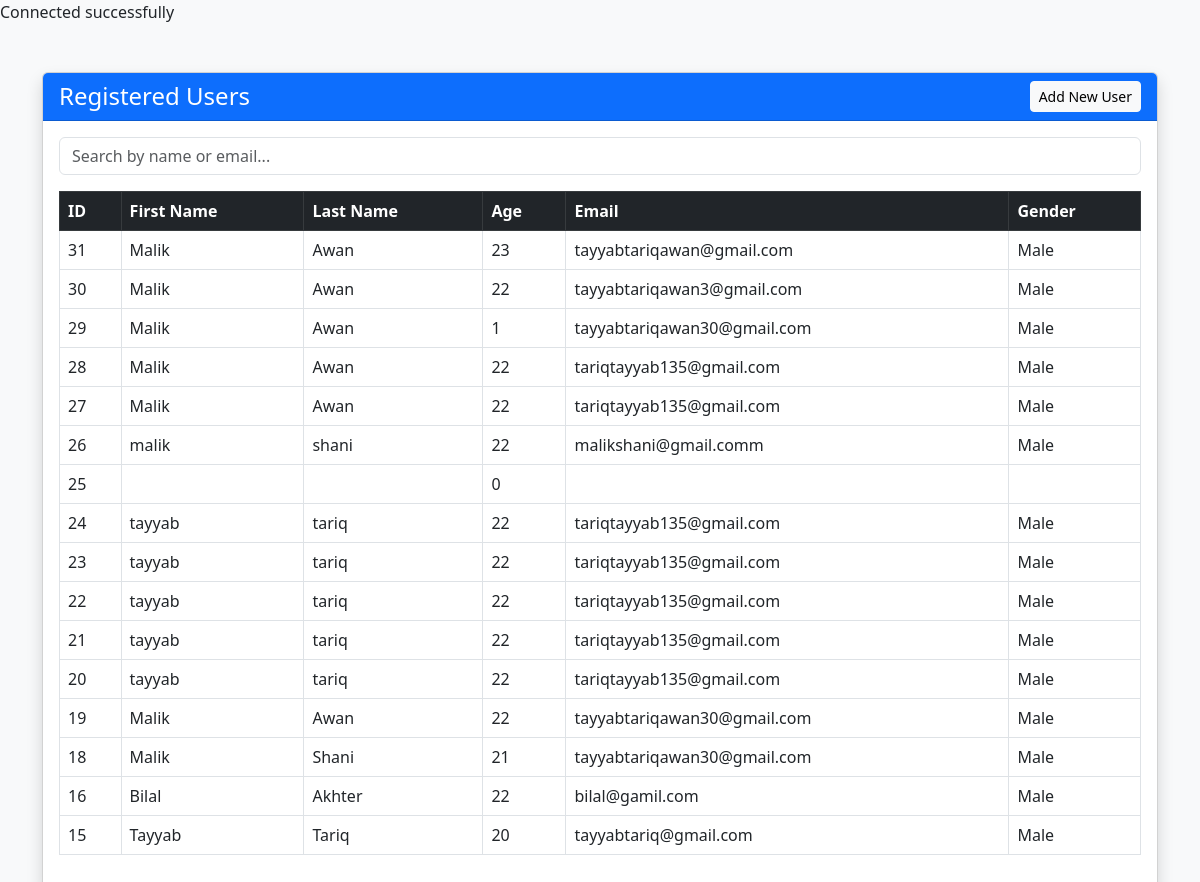
The app's page /admin.php with its own data.
### tables this page shows
CREATE TABLE `registration` (
  `ID` int(11) NOT NULL,
  `Firstname` varchar(20) NOT NULL,
  `Lastname` varchar(20) NOT NULL,
  `Age` int(10) NOT NULL,
  `Email` varchar(30) NOT NULL,
  `Gender` varchar(20) NOT NULL
);

### admin.php (the view, shortened to what this page needs)
<?php
include_once 'connect.php';
$sql = "SELECT * FROM registration ORDER BY id DESC";
$result = mysqli_query($conn, $sql);
?>
<!DOCTYPE html>
<html lang="en">
<head>
    <link href="https://cdn.jsdelivr.net/npm/bootstrap@5.3.0/dist/css/bootstrap.min.css" rel="stylesheet">
</head>
<body class="bg-light">
<div class="container mt-5">
    <div class="card shadow">
        <div class="card-header bg-primary text-white d-flex justify-content-between align-items-center">
            <h4 class="mb-0">Registered Users</h4>
            <a href="index.php" class="btn btn-light btn-sm">Add New User</a>
        </div>
        <div class="card-body">
            <div class="mb-3">
                <input type="text" id="userSearch" class="form-control" placeholder="Search by name or email...">
            </div>
            <div class="table-responsive">
                <table class="table table-hover table-bordered">
                    <thead class="table-dark">
                        <tr>
                            <th>ID</th>
                            <th>First Name</th>
                            <th>Last Name</th>
                            <th>Age</th>
                            <th>Email</th>
                            <th>Gender</th>
                        </tr>
                    </thead>
                    <tbody id="userTable">
                        <?php while($row = mysqli_fetch_assoc($result)) { ?>
                        <tr>
                            <td><?php echo $row['ID']; ?></td>
                            <td><?php echo $row['Firstname']; ?></td>
                            <td><?php echo $row['Lastname']; ?></td>
                            <td><?php echo $row['Age']; ?></td>
                            <td><?php echo $row['Email']; ?></td>
                            <td><?php echo ucfirst($row['Gender']); ?></td>
                        </tr>
                        <?php } ?>
                    </tbody>
                </table>
            </div>
        </div>
    </div>
</div>
</body>
</html>

### records on screen
registration: ID "31", Firstname "Malik", Lastname "Awan", Age "23", Email "tayyabtariqawan@gmail.com", Gender "Male"
registration: ID "30", Firstname "Malik", Lastname "Awan", Age "22", Email "tayyabtariqawan3@gmail.com", Gender "Male"
registration: ID "29", Firstname "Malik", Lastname "Awan", Age "1", Email "tayyabtariqawan30@gmail.com", Gender "Male"
registration: ID "28", Firstname "Malik", Lastname "Awan", Age "22", Email "tariqtayyab135@gmail.com", Gender "Male"
registration: ID "27", Firstname "Malik", Lastname "Awan", Age "22", Email "tariqtayyab135@gmail.com", Gender "Male"
registration: ID "26", Firstname "malik", Lastname "shani", Age "22", Email "malikshani@gmail.comm", Gender "Male"
registration: ID "25", Age "0"
registration: ID "24", Firstname "tayyab", Lastname "tariq", Age "22", Email "tariqtayyab135@gmail.com", Gender "Male"
registration: ID "23", Firstname "tayyab", Lastname "tariq", Age "22", Email "tariqtayyab135@gmail.com", Gender "Male"
registration: ID "22", Firstname "tayyab", Lastname "tariq", Age "22", Email "tariqtayyab135@gmail.com", Gender "Male"
registration: ID "21", Firstname "tayyab", Lastname "tariq", Age "22", Email "tariqtayyab135@gmail.com", Gender "Male"
registration: ID "20", Firstname "tayyab", Lastname "tariq", Age "22", Email "tariqtayyab135@gmail.com", Gender "Male"
registration: ID "19", Firstname "Malik", Lastname "Awan", Age "22", Email "tayyabtariqawan30@gmail.com", Gender "Male"
registration: ID "18", Firstname "Malik", Lastname "Shani", Age "21", Email "tayyabtariqawan30@gmail.com", Gender "Male"
registration: ID "16", Firstname "Bilal", Lastname "Akhter", Age "22", Email "bilal@gamil.com", Gender "Male"
registration: ID "15", Firstname "Tayyab", Lastname "Tariq", Age "20", Email "tayyabtariq@gmail.com", Gender "Male"
